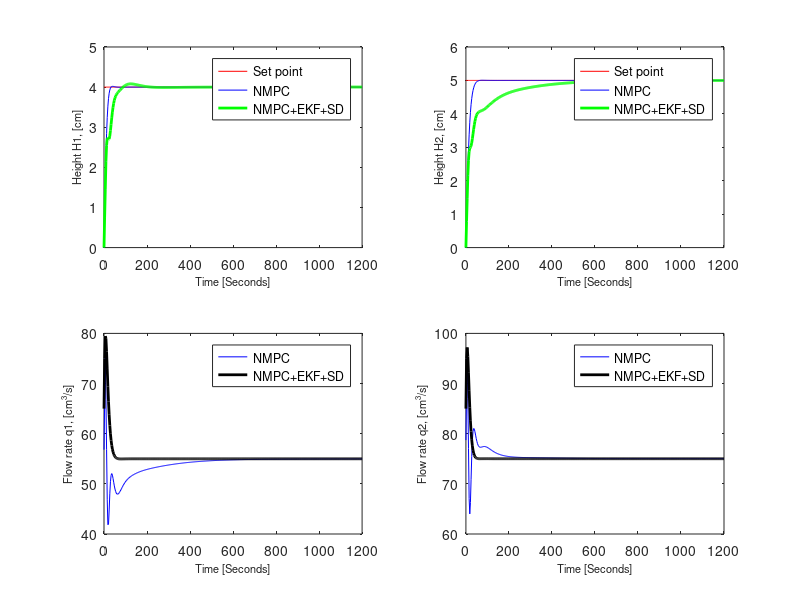
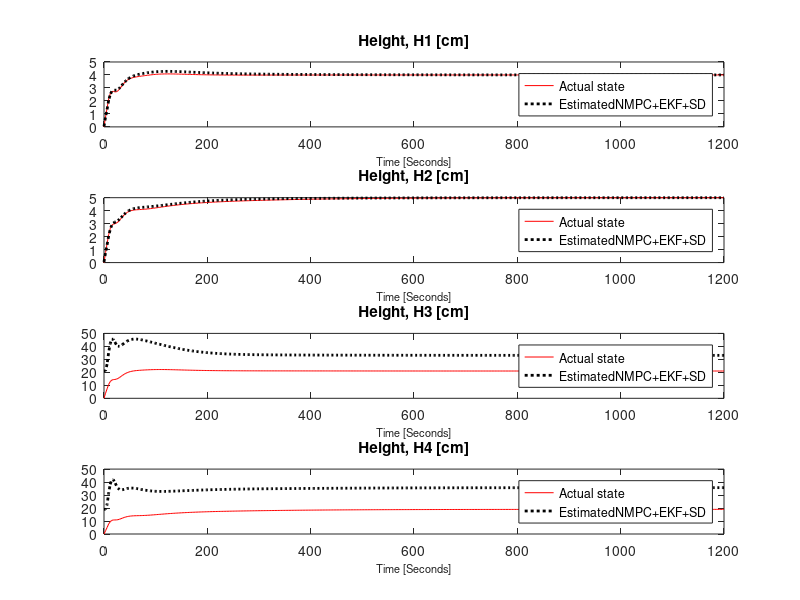
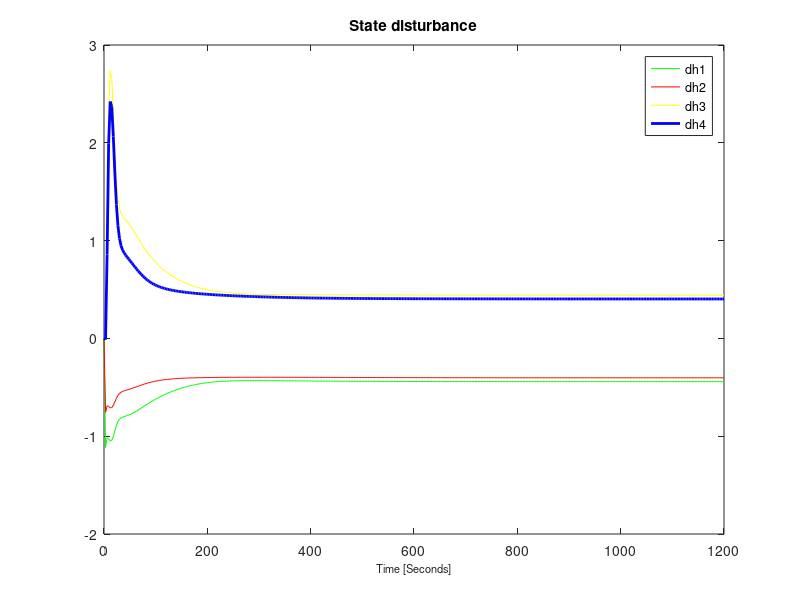

MATLAB code to generate these figures, in order:
clc
load('NMPC_EKF_SD')
load('NMPC')

figure(1)
subplot(2,2,1)
plot(time, H1_sp, 'r', time, H1_nom_pred, 'b-', time,H1_pred,'g-',  'LineWidth',2);
ylabel('Height H1, [cm]','FontSize' , 8)
xlim([0, 1200])
xlabel('Time [Seconds]','FontSize',8)
legend('Set point','NMPC','NMPC+EKF+SD')

subplot(2,2,2)
plot(time, H2_sp, 'r', time, H2_nom_pred, 'b-', time,H2_pred,'g-',  'LineWidth',2);
ylabel('Height H2, [cm]','FontSize' , 8)
xlim([0, 1200])
xlabel('Time [Seconds]','FontSize',8)
legend('Set point','NMPC','NMPC+EKF+SD')

subplot(2,2,3)
plot(time, V1, 'b', time, V1_nom,'k-',  'LineWidth',2);
ylabel('Flow rate q1, [cm^3/s]','FontSize' , 8)
xlim([0, 1200])
xlabel('Time [Seconds]','FontSize',8)
legend('NMPC','NMPC+EKF+SD')

subplot(2,2,4)
plot(time, V2, 'b', time, V2_nom,'k-',  'LineWidth',2);
ylabel('Flow rate q2, [cm^3/s]','FontSize' , 8)
xlim([0, 1200])
xlabel('Time [Seconds]','FontSize',8)
legend('NMPC','NMPC+EKF+SD')

figure(2)
subplot(4,1,1)
plot(time, h1_pred, 'r', time, h1_est, 'k:',  'LineWidth',2);
title('Height, H1 [cm]')
xlabel('Time [Seconds]','FontSize',8)
legend('Actual state','EstimatedNMPC+EKF+SD')

subplot(4,1,2)
plot(time, h2_pred, 'r', time, h2_est, 'k:',  'LineWidth',2);
title('Height, H2 [cm]')
xlabel('Time [Seconds]','FontSize',8)
legend('Actual state','EstimatedNMPC+EKF+SD')

subplot(4,1,3)
plot(time, h3_pred, 'r', time, h3_est, 'k:',  'LineWidth',2);
title('Height, H3 [cm]')
xlabel('Time [Seconds]','FontSize',8)
legend('Actual state','EstimatedNMPC+EKF+SD')

subplot(4,1,4)
plot(time, h4_pred, 'r', time, h4_est, 'k:',  'LineWidth',2);
title('Height, H4 [cm]')
xlabel('Time [Seconds]','FontSize',8)
legend('Actual state','EstimatedNMPC+EKF+SD')

figure(3)
subplot(1,1,1)
plot(time, state1, 'g', time, state2, 'r', time, state3,'y', time, state4, 'b', 'LineWidth',2);
title('State disturbance')
xlabel('Time [Seconds]','FontSize',8)
legend('dh1','dh2', 'dh3', 'dh4')
